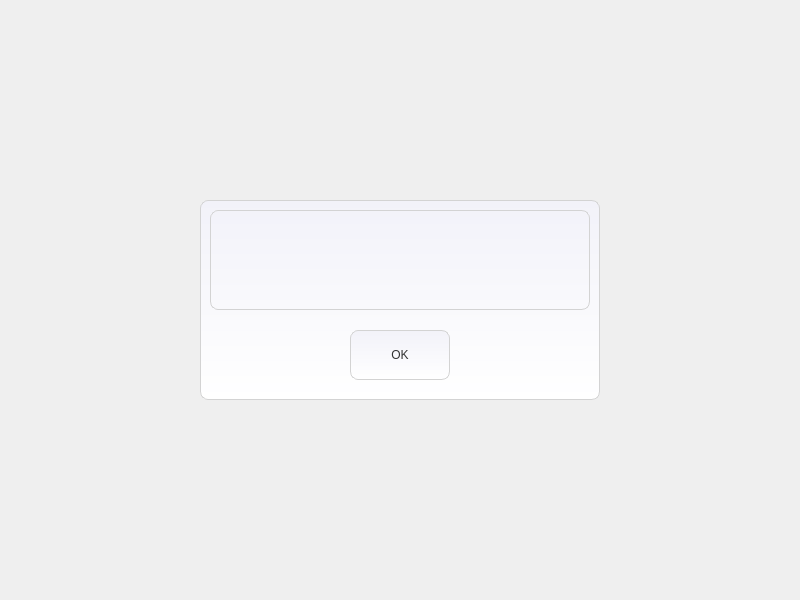
<?xml version="1.0" encoding="UTF-8"?>
<ui version="4.0">
 <class>PopupWidget</class>
 <widget class="QWidget" name="PopupWidget">
  <property name="windowModality">
   <enum>Qt::WindowModal</enum>
  </property>
  <property name="geometry">
   <rect>
    <x>0</x>
    <y>0</y>
    <width>800</width>
    <height>600</height>
   </rect>
  </property>
  <property name="windowTitle">
   <string>Form</string>
  </property>
  <widget class="QWidget" name="widget_Popup" native="true">
   <property name="geometry">
    <rect>
     <x>200</x>
     <y>200</y>
     <width>400</width>
     <height>200</height>
    </rect>
   </property>
   <property name="styleSheet">
    <string notr="true">QWidget {
border: 1px solid #D3D3D3;
border-radius: 8px;
background: qlineargradient(spread:pad, x1:0, y1:0, x2:0, y2:1, stop:0 rgba(242, 242, 249, 255), stop:1 rgba(255, 255, 255, 255));
color: #333;
padding: 0px;
} 
QWidget:on {
background: qlineargradient(x1: 0, y1: 0, x2: 0, y2: 1,stop: 0 #D5D5D5, stop: 1 #EEEEEE);
} 
</string>
   </property>
   <widget class="QPushButton" name="pushButton_OK">
    <property name="geometry">
     <rect>
      <x>150</x>
      <y>130</y>
      <width>100</width>
      <height>50</height>
     </rect>
    </property>
    <property name="maximumSize">
     <size>
      <width>16777211</width>
      <height>16777215</height>
     </size>
    </property>
    <property name="focusPolicy">
     <enum>Qt::NoFocus</enum>
    </property>
    <property name="text">
     <string>OK</string>
    </property>
   </widget>
   <widget class="QLabel" name="label_Text">
    <property name="geometry">
     <rect>
      <x>10</x>
      <y>10</y>
      <width>380</width>
      <height>100</height>
     </rect>
    </property>
    <property name="styleSheet">
     <string notr="true">background-color: rgba(109, 109, 109, 0);
background-image: url(:/images/transparency.png);
border-image: url(:/images/transparency.png);</string>
    </property>
    <property name="text">
     <string/>
    </property>
    <property name="alignment">
     <set>Qt::AlignCenter</set>
    </property>
    <property name="wordWrap">
     <bool>true</bool>
    </property>
   </widget>
  </widget>
 </widget>
 <resources/>
 <connections/>
</ui>
